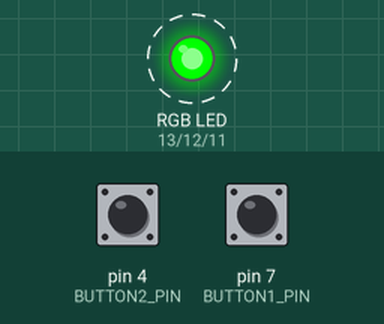
A sketch run on a simulated Arduino Uno, built with avr-gcc and run on an emulated ATmega328P. On the bench: an RGB LED mixed from three pins (HIGH = lit). Dashed ring = blinking. The inputs (shaded band) are chosen by the test bench; at power-on: pin 4 (BUTTON2_PIN) HIGH, pin 7 (BUTTON1_PIN) HIGH.

Above: at 3.8 s.
3.9 s: pin 4 (BUTTON2_PIN) pulled LOW for 1.8 s
7.4 s: pin 7 (BUTTON1_PIN) pulled LOW for 1.8 s
At 9.1 s:
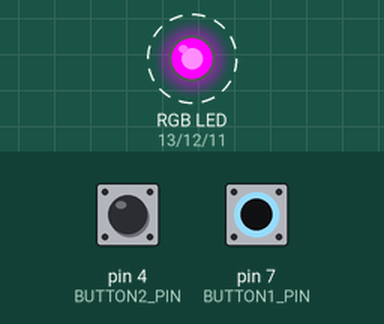
10.9 s: pin 7 (BUTTON1_PIN) pulled LOW for 3.2 s
At 12.1 s:
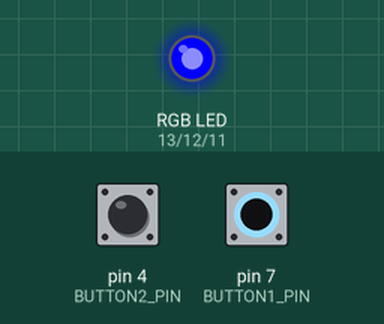
15.6 s: pin 4 (BUTTON2_PIN) pulled LOW for 3.2 s
20.3 s: pin 4 (BUTTON2_PIN) driven LOW and pin 7 (BUTTON1_PIN) driven LOW
At 21.3 s:
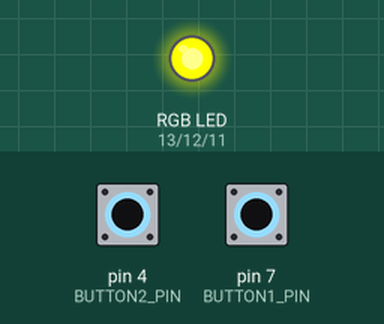
Timing chart, 0 to 23.3 s (numbered marks = the images above; inputs shaded):
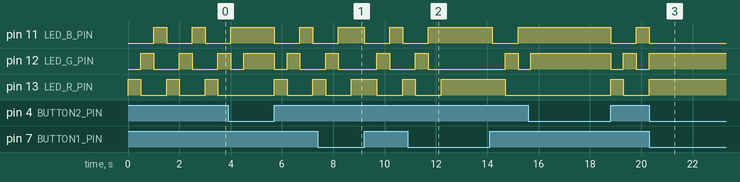

Measured:
- after the input at 7.4 s, pin 12 (LED_G_PIN): LOW → HIGH after 2.3 s, → LOW 0.50 s later; pin 13 (LED_R_PIN): HIGH → LOW after 2.3 s, → HIGH 1.0 s later
- after the input at 10.9 s, pin 12 (LED_G_PIN): LOW → HIGH after 3.8 s, → LOW 0.50 s later
- after the input at 20.3 s, pin 11 (LED_B_PIN): goes on until 20.3 s, then stays LOW; pin 13 (LED_R_PIN): goes on until 20.3 s, then stays HIGH
- by itself, pin 12 (LED_G_PIN), pin 13 (LED_R_PIN): alternates HIGH for 0.50 s and LOW for 1.0 s

The sketch:

PRACTICA_RGB.ino
```cpp
// Definir pines de entrada para los botones
#define BUTTON1_PIN 7
#define BUTTON2_PIN 4

//Definir los pines de salidas del LED RGB
#define LED_R_PIN 13
#define LED_G_PIN 12
#define LED_B_PIN 11

void setup() {
// Configuración de pines de entrada de los botones
pinMode(BUTTON1_PIN, INPUT_PULLUP);
pinMode(BUTTON2_PIN, INPUT_PULLUP);

// Configuración de pines de salida del LED RGB
pinMode(LED_R_PIN, OUTPUT);
pinMode(LED_G_PIN, OUTPUT);
pinMode(LED_B_PIN, OUTPUT);
}

void loop() {
// Leer estados de los botones
int BUTTON1_state = digitalRead(BUTTON1_PIN);
int BUTTON2_state = digitalRead(BUTTON2_PIN);

// Combinaciones de colores de LED
if(BUTTON1_state == LOW && BUTTON2_state == HIGH) {
// Combinación RB (rojo y azul)
digitalWrite(LED_R_PIN, HIGH);
digitalWrite(LED_G_PIN, LOW);
digitalWrite(LED_B_PIN, HIGH);
delay(500); // Mostrar por 500 milisegundos
digitalWrite(LED_R_PIN, LOW);
digitalWrite(LED_G_PIN, LOW);
digitalWrite(LED_B_PIN, LOW);
} else if (BUTTON1_state == LOW) {
// Combinación RG (rojo y verde)
digitalWrite(LED_R_PIN, HIGH);
digitalWrite(LED_G_PIN, HIGH);
digitalWrite(LED_B_PIN, LOW);
} else if (BUTTON2_state == LOW) {
// Combinación GB (verde y azul)
digitalWrite(LED_R_PIN, LOW);
digitalWrite(LED_G_PIN, HIGH);
digitalWrite(LED_B_PIN, HIGH);
} else {
// Secuencia de colores por defecto (rojo, verde, azul)
digitalWrite(LED_R_PIN, HIGH);
digitalWrite(LED_G_PIN, LOW);
digitalWrite(LED_B_PIN, LOW);
delay(500); // Mostrar rojo por 500ms
digitalWrite(LED_R_PIN, LOW);
digitalWrite(LED_G_PIN, HIGH);
digitalWrite(LED_B_PIN, LOW);
delay(500); // Mostrar verde por 500ms
digitalWrite(LED_R_PIN, LOW);
digitalWrite(LED_G_PIN, LOW);
digitalWrite(LED_B_PIN, HIGH);
delay(500); // Mostrar azul por 500ms
}
}
```
